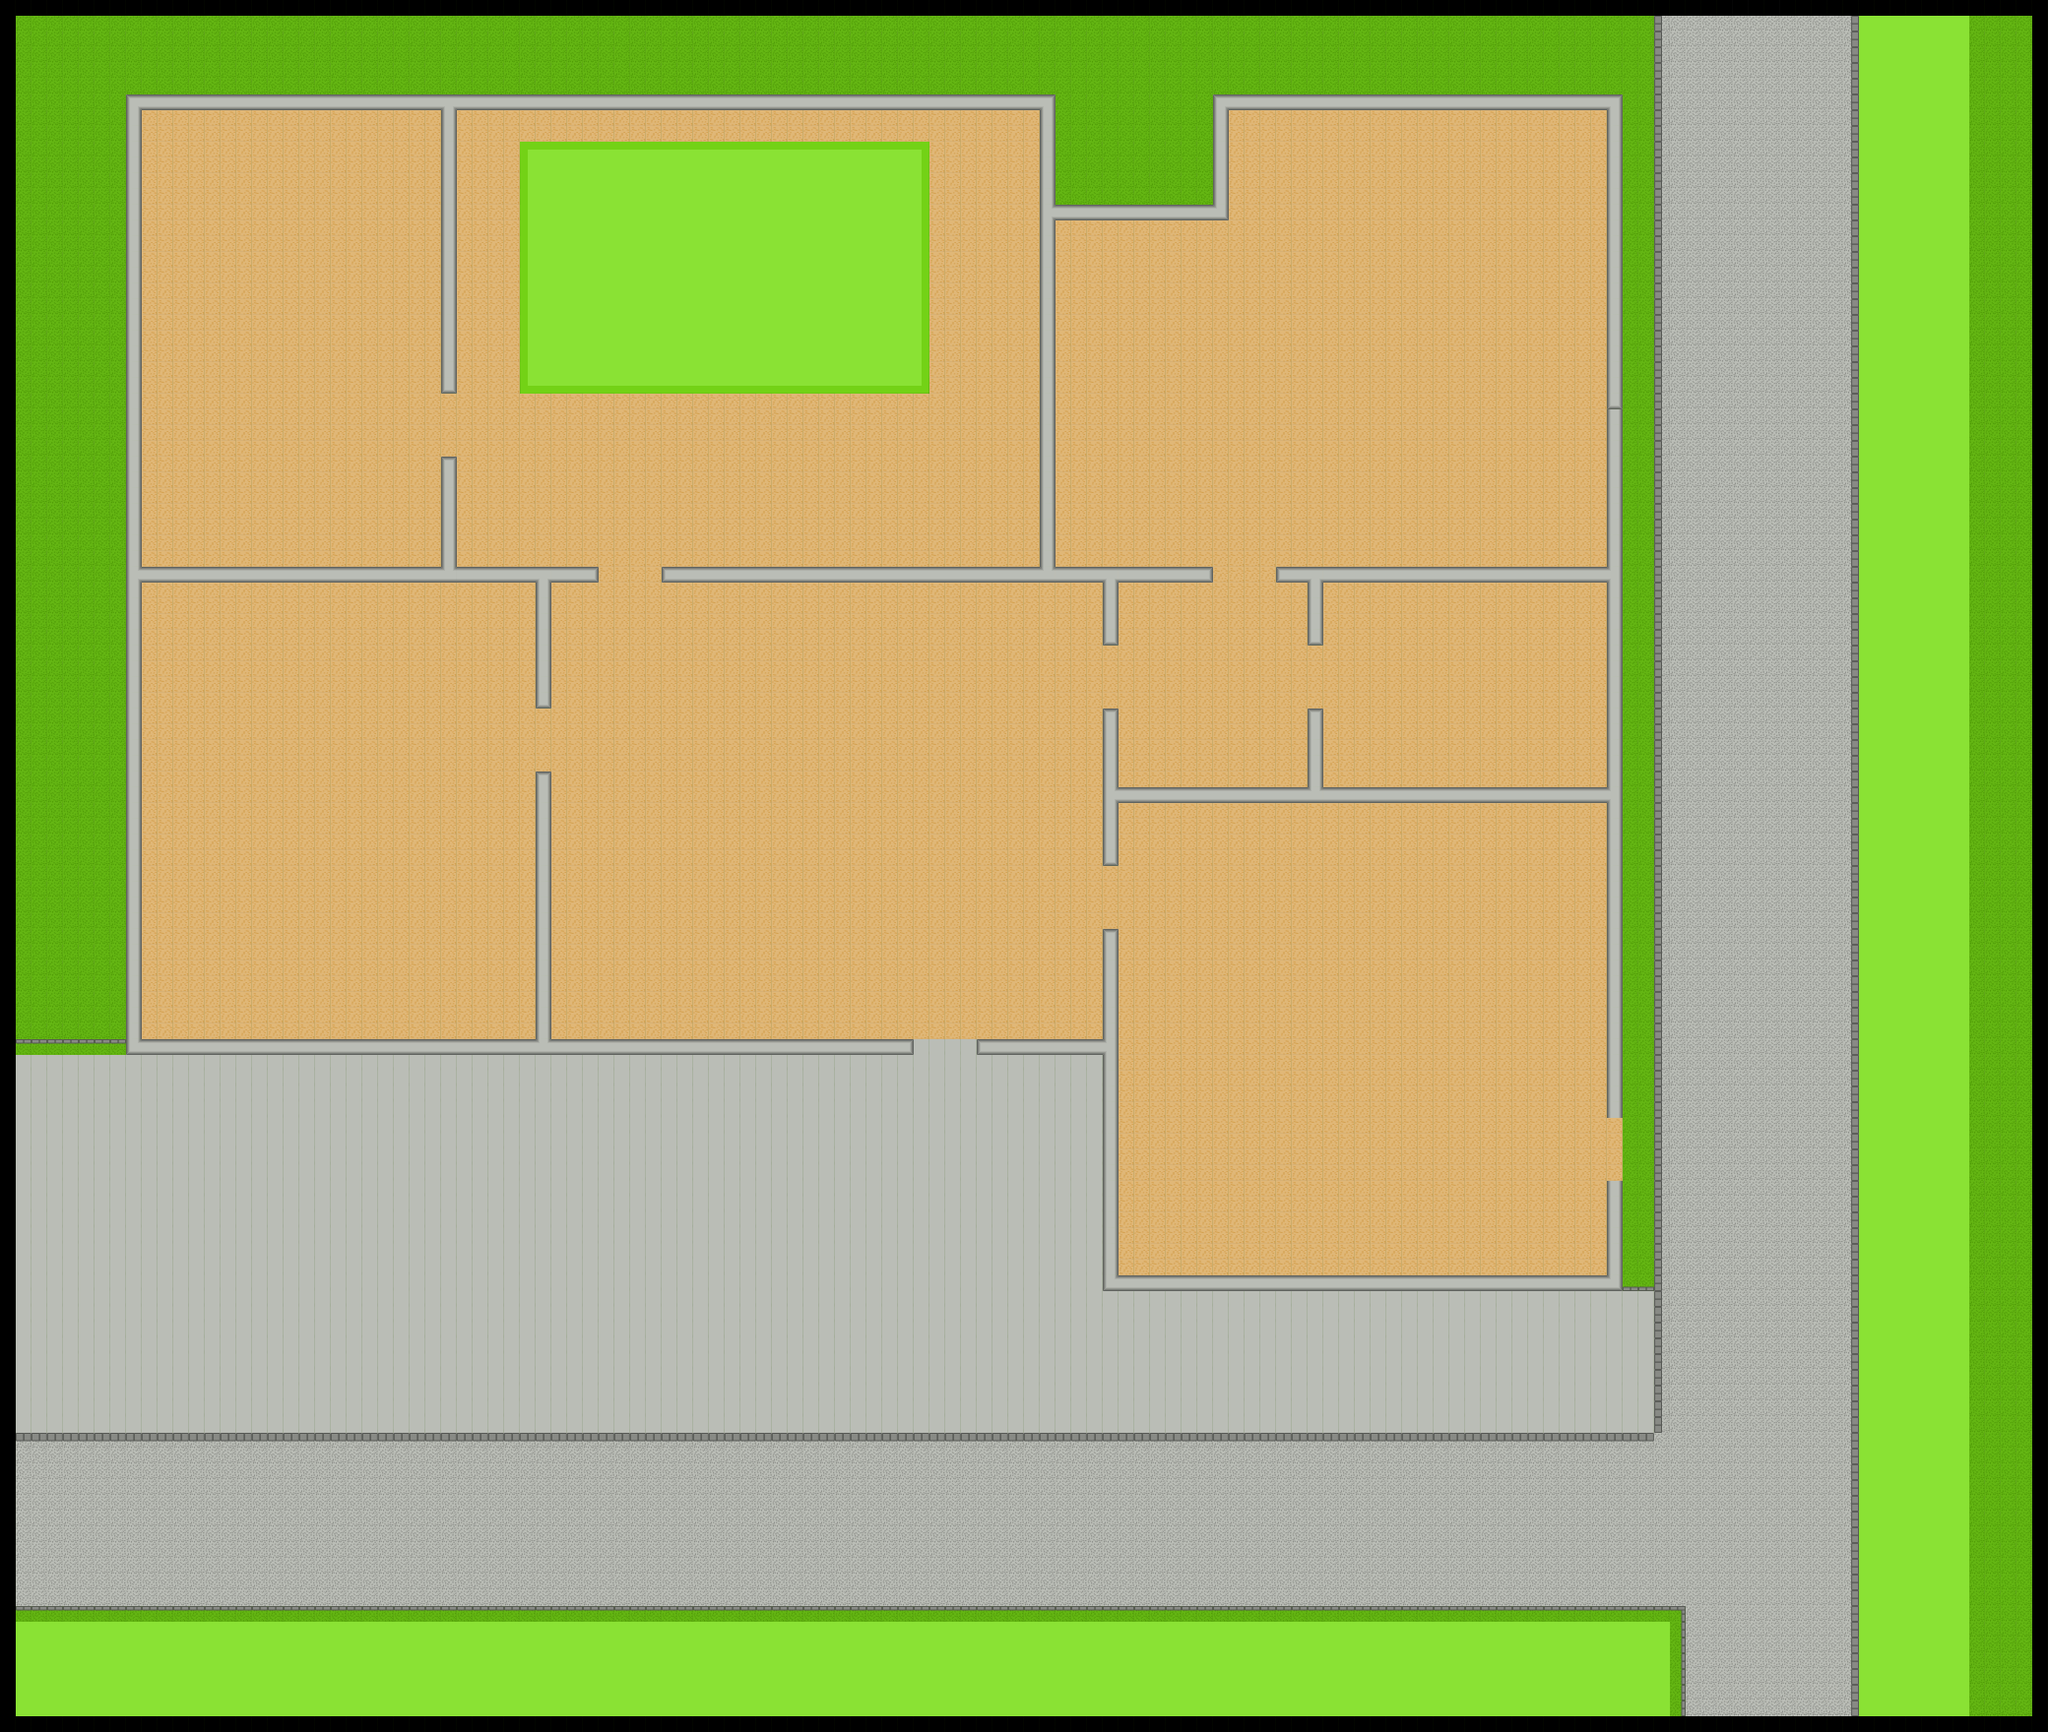

Tiled map render using the project's own tile images. Description and the map definition, with tile-layer contents summarised, below:
An orthogonal 130x110 tile map with 16x16 px tiles, 3 tile layers (ground, void, wall) and 19 objects (11x Desk, 2x PatrollingGuard, 2x Door, Player, LurkingGuard, ...).

<map version="1.0" orientation="orthogonal" width="130" height="110" tilewidth="16" tileheight="16">
 <properties>
  <property name="time" value="180" />
 </properties>
 <tileset firstgid="1" name="tileset_millions_1" tilewidth="16" tileheight="16">
  <image source="images/tileset_millions_1.png" />
 </tileset>
 <layer name="ground" width="130" height="110">
  <data>[14300 cells, 14300 non-empty, 32 distinct tile ids]</data>
 </layer>
 <layer name="void" width="130" height="110">
  <properties>
   <property name="passable" value="false" />
  </properties>
  <data>[14300 cells, 476 non-empty, 1 distinct tile ids]</data>
 </layer>
 <layer name="wall" width="130" height="110">
  <properties>
   <property name="passable" value="false" />
  </properties>
  <data>[14300 cells, 562 non-empty, 14 distinct tile ids]</data>
 </layer>
 <objectgroup name="Entities" width="130" height="110">
  <object name="Player" type="Player" x="1713" y="854" width="41" height="39" />
  <object name="Guard 1" type="LurkingGuard" x="326" y="787" width="31" height="27" />
  <object name="Guard 2" type="Guard" x="244" y="670" width="31" height="27" />
  <object name="PatrollingGuard01" type="PatrollingGuard" x="493" y="198" width="23" height="25">
   <properties>
    <property name="direction" value="vertical" />
   </properties>
  </object>
  <object name="PatrollingGuard02" type="PatrollingGuard" x="624" y="527" width="23" height="25">
   <properties>
    <property name="direction" value="horizontal" />
   </properties>
  </object>
  <object name="Door01" type="Door" x="448" y="398" width="12" height="65">
   <properties>
    <property name="rotation" value="270" />
   </properties>
  </object>
  <object name="Car" type="Car" x="1712" y="688" width="79" height="140">
   <properties>
    <property name="rotation" value="90" />
   </properties>
  </object>
  <object name="Door" type="Door" x="1632" y="1137" width="12" height="60">
   <properties>
    <property name="rotation" value="270" />
   </properties>
  </object>
  <object name="Desk1" type="Desk" x="288" y="547" width="61" height="26">
   <properties>
    <property name="rob" value="100" />
    <property name="rotation" value="180" />
   </properties>
  </object>
  <object name="Desk1" type="Desk" x="562" y="177" width="30" height="60">
   <properties>
    <property name="rob" value="10" />
    <property name="rotation" value="90" />
   </properties>
  </object>
  <object name="Desk1" type="Desk" x="639" y="176" width="30" height="60">
   <properties>
    <property name="rob" value="10" />
    <property name="rotation" value="90" />
   </properties>
  </object>
  <object name="Desk1" type="Desk" x="722" y="175" width="30" height="60">
   <properties>
    <property name="rob" value="10" />
    <property name="rotation" value="90" />
   </properties>
  </object>
  <object name="Desk1" type="Desk" x="802" y="179" width="30" height="60">
   <properties>
    <property name="rob" value="10" />
    <property name="rotation" value="90" />
   </properties>
  </object>
  <object name="Desk1" type="Desk" x="880" y="179" width="30" height="60">
   <properties>
    <property name="rob" value="10" />
    <property name="rotation" value="90" />
   </properties>
  </object>
  <object name="Desk1" type="Desk" x="561" y="293" width="30" height="60">
   <properties>
    <property name="rob" value="10" />
    <property name="rotation" value="90" />
   </properties>
  </object>
  <object name="Desk1" type="Desk" x="641" y="289" width="30" height="60">
   <properties>
    <property name="rob" value="10" />
    <property name="rotation" value="90" />
   </properties>
  </object>
  <object name="Desk1" type="Desk" x="722" y="287" width="30" height="60">
   <properties>
    <property name="rob" value="10" />
    <property name="rotation" value="90" />
   </properties>
  </object>
  <object name="Desk1" type="Desk" x="799" y="288" width="30" height="60">
   <properties>
    <property name="rob" value="10" />
    <property name="rotation" value="90" />
   </properties>
  </object>
  <object name="Desk1" type="Desk" x="880" y="287" width="30" height="60">
   <properties>
    <property name="rob" value="10" />
    <property name="rotation" value="90" />
   </properties>
  </object>
 </objectgroup>
</map>
